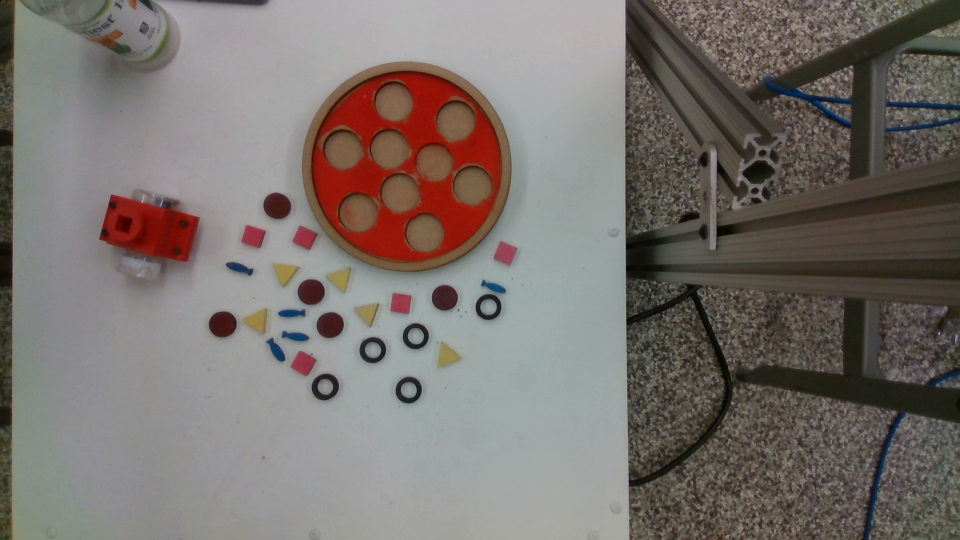
#> input picture modules/images/10_Color.png, 960 x 540 px; its folder holds only this picture in this run
$ jupyter execute detect_blue_fish.ipynb
#> lines starting #> are read from the running program, lines starting #| are printed output that depends on the picture; after the words box and inside, x2 and y2 are one past the last pixel; in counts of white or black regions, pixels touching at a corner belong together
[cell 1]
import os
import random
import cv2 as cv
import numpy as np
from matplotlib import pyplot as plt

[cell 2]
directory = "images/"
filename = directory + random.choice(os.listdir(directory))
print(filename)

[cell 3]
img = cv.imread(filename)
#> img is the input picture: shape (540, 960, 3); mean B, G, R 109.4, 114.2, 121.1
width = 10.
img = cv.resize(img, (1920, 1080))
#> img: shape (1080, 1920, 3)

[cell 4]
def showimg(image, cmap="gray"):
#> called with cmap = 'gray'
    plt.figure(figsize=(width, width*img.shape[0]/img.shape[1]))
    image_copy = cv.cvtColor(image, cv.COLOR_BGR2RGB)
    plt.imshow(image_copy, cmap=cmap, aspect='auto')
    plt.show()
showimg(img)

[cell 5]
lower = np.array([100,150,0])
upper = np.array([140,255,255])
hsv_image = cv.cvtColor(img, cv.COLOR_BGR2HSV)
#> hsv_image: shape (1080, 1920, 3); mean H, S, V 55.3, 40.6, 123.5
masked_hsv = cv.inRange(hsv_image, lower, upper)
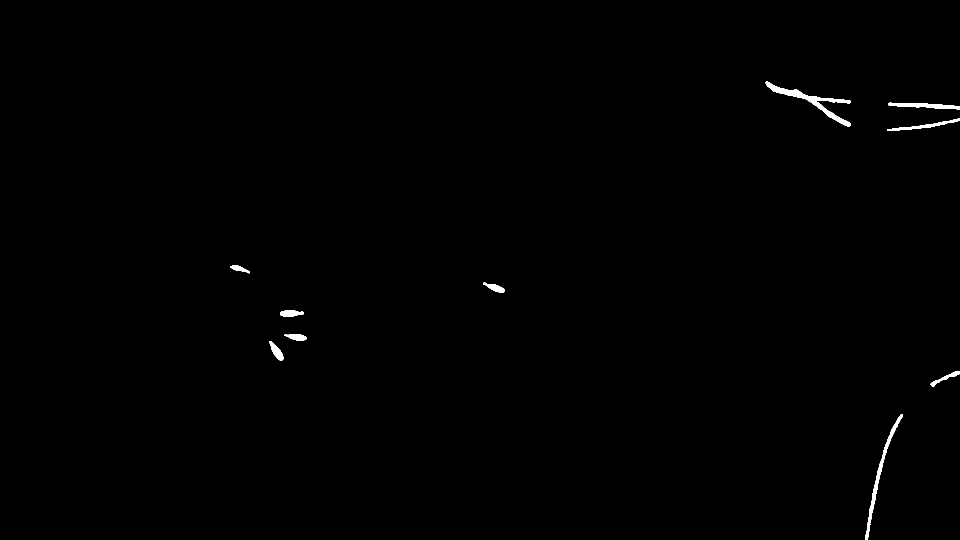
#> masked_hsv: shape (1080, 1920) (shown at 1/2 size); 0.4% white; 10 white regions, largest, box (x1, y1, x2, y2) and area: (1531, 163, 1702, 254) 2400, (1731, 828, 1806, 1080) 1652, (1776, 205, 1920, 220) 1013
showimg(masked_hsv)

[cell 6]
retval, labels = cv.connectedComponents(masked_hsv)
#> labels: shape (1080, 1920) int32; 11 distinct labels, from 0 to 10
#> retval = 11
print("num components: {}".format(retval))
#| num components: 11

[cell 7]
for label in range(retval):
    new_img = (labels == label).astype("int")
    if 150 < np.sum(new_img) < 800:
        print(np.sum(new_img))
        new_img = np.array(new_img*255, dtype=np.uint8)
        _, thresh = cv.threshold(new_img, 127, 255, cv.THRESH_BINARY)
        M = cv.moments(thresh)
        cX = int(M["m10"] / M["m00"])
        cY = int(M["m01"] / M["m00"])
        print(cX, cY)
        contours, _ = cv.findContours(thresh, cv.RETR_LIST, cv.CHAIN_APPROX_SIMPLE)
        img_copy = np.copy(img)
        img_copy = cv.drawContours(img_copy, contours, -1, [0, 255, 0], 4)
        showimg(img_copy)
#> this loop made 11 passes
#> (cX, cY) on passes 4 to 10: (1848, 251), (478, 537), (989, 575), (581, 626), (592, 673), (552, 702), (1890, 755)
#| 781
#| 1848 251
#| 292
#| 478 537
#| 419
#| 989 575
#| 449
#| 581 626
#| 406
#| 592 673
#> (further printed lines are left out)
#> pass 1, `new_img = (labels == label).astype("int")`:
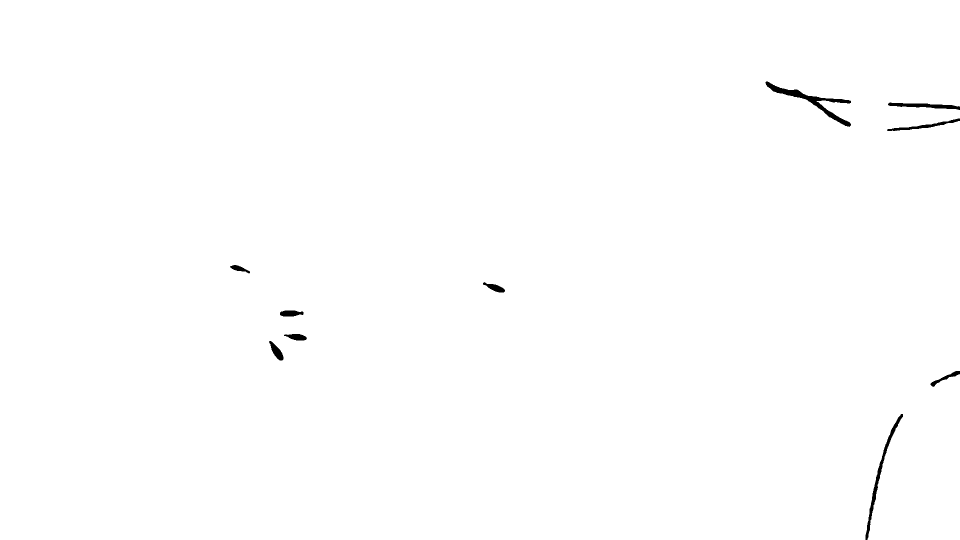
#> new_img: shape (1080, 1920) int64 (shown at 1/2 size); values 0 (black) and 1 (white), 99.6% white; 10 black regions, largest, box (x1, y1, x2, y2) and area: (1531, 163, 1702, 254) 2400, (1731, 828, 1806, 1080) 1652, (1776, 205, 1920, 220) 1013
#> pass 2, `new_img = (labels == label).astype("int")`:
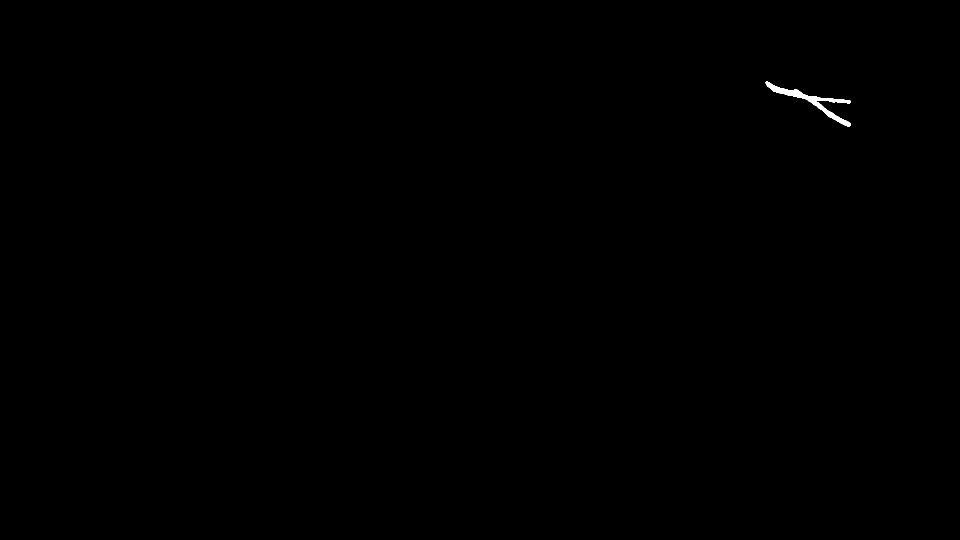
#> new_img: shape (1080, 1920) int64 (shown at 1/2 size); values 0 (black) and 1 (white), 0.12% white; 1 white region, box (x1, y1, x2, y2) and area: (1531, 163, 1702, 254) 2400
#> pass 3, `new_img = (labels == label).astype("int")`:
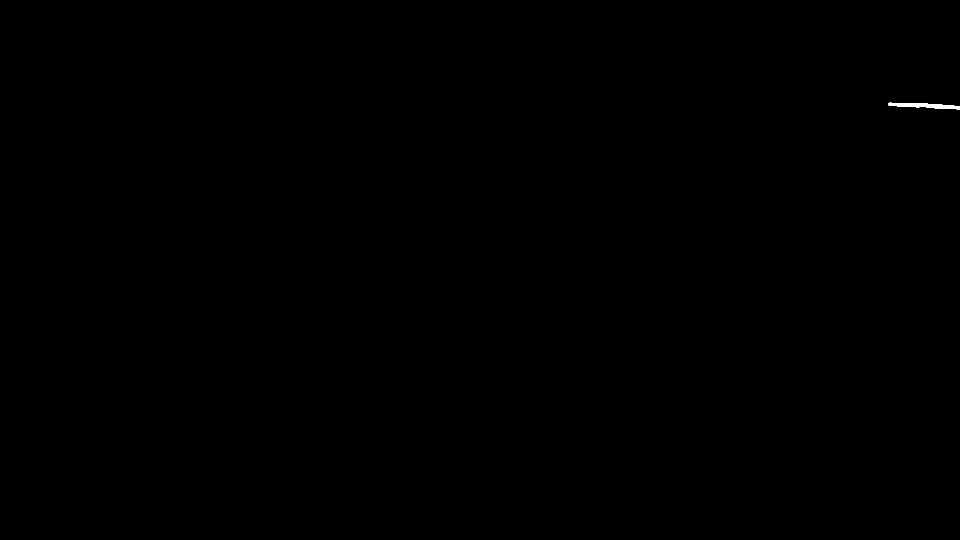
#> new_img: shape (1080, 1920) int64 (shown at 1/2 size); values 0 (black) and 1 (white), 0.05% white; 1 white region, box (x1, y1, x2, y2) and area: (1776, 205, 1920, 220) 1013
#> after the loop:
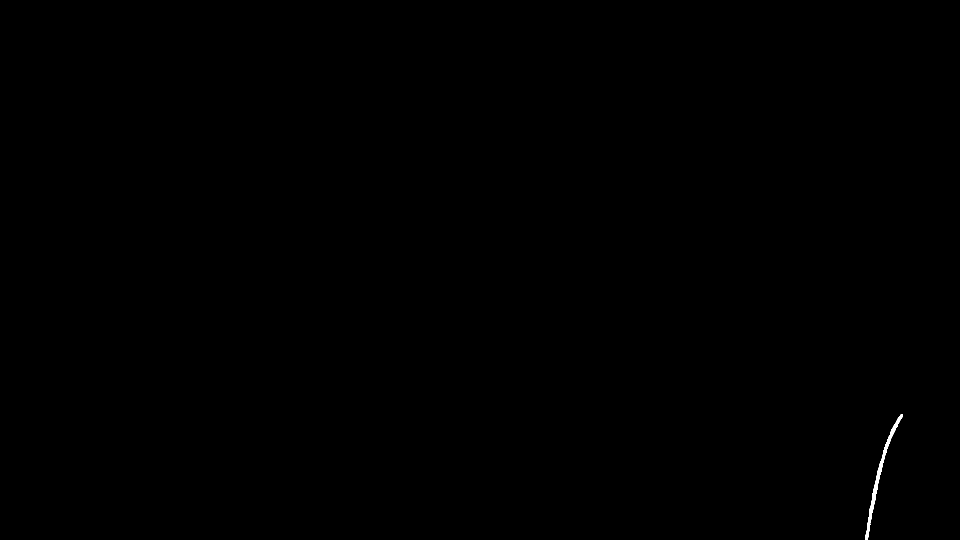
#> new_img: shape (1080, 1920) int64 (shown at 1/2 size); values 0 (black) and 1 (white), 0.08% white; 1 white region, box (x1, y1, x2, y2) and area: (1731, 828, 1806, 1080) 1652
#> after the loop: thresh: shape (1080, 1920); 0.02% white; 1 white region, box (x1, y1, x2, y2) and area: (1861, 742, 1920, 774) 423
#> after the loop, M = moments, m00 107865, centre m10/m00, m01/m00 = (1890.4, 755.7); cX = 1890; cY = 755

$ run again, on modules/images/2_Color.png
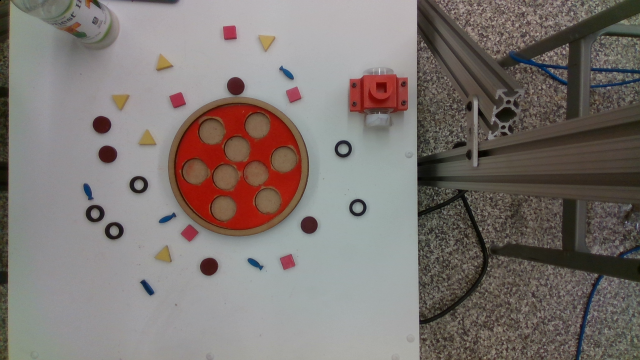
#> input picture modules/images/2_Color.png, 640 x 360 px
#> img is the input picture: shape (360, 640, 3); mean B, G, R 112.7, 116.8, 124.6
#> img: shape (1080, 1920, 3)
#> hsv_image: shape (1080, 1920, 3); mean H, S, V 63.5, 39.6, 126.6
#> `masked_hsv = cv.inRange(hsv_image, lower, upper)`:
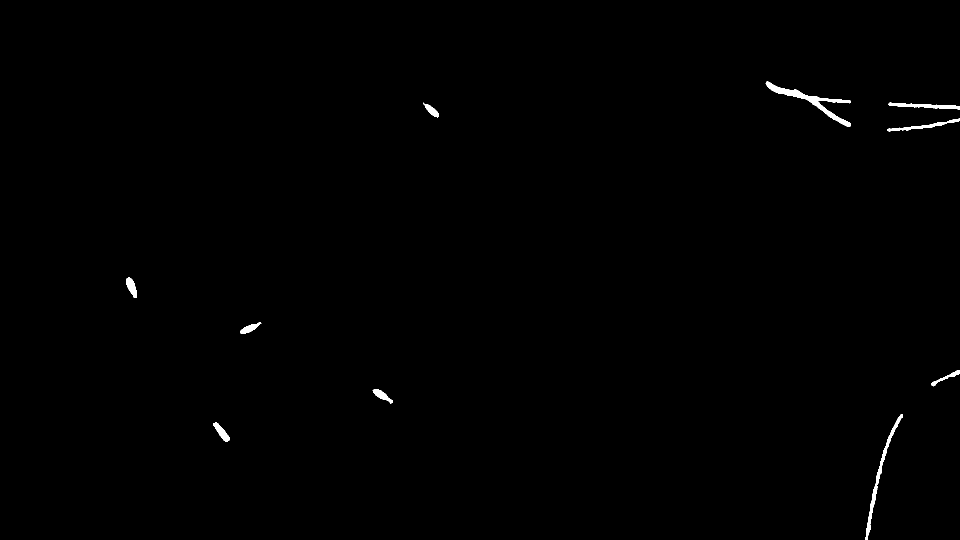
#> masked_hsv: shape (1080, 1920) (shown at 1/2 size); 0.4% white; 10 white regions, largest, box (x1, y1, x2, y2) and area: (1531, 162, 1702, 254) 2382, (1730, 829, 1806, 1080) 1569, (1777, 205, 1920, 220) 926
#> labels: shape (1080, 1920) int32; 11 distinct labels, from 0 to 10
#> retval = 11
#| num components: 11
#> the loop `for label in range(retval):` made 11 passes
#> (cX, cY) on passes 3, 5, 6, 7, 8, 9, 11: (863, 220), (1848, 251), (262, 573), (499, 656), (1891, 754), (763, 790), (442, 864)
#> (printed output is left out)
#> pass 1, `new_img = (labels == label).astype("int")`:
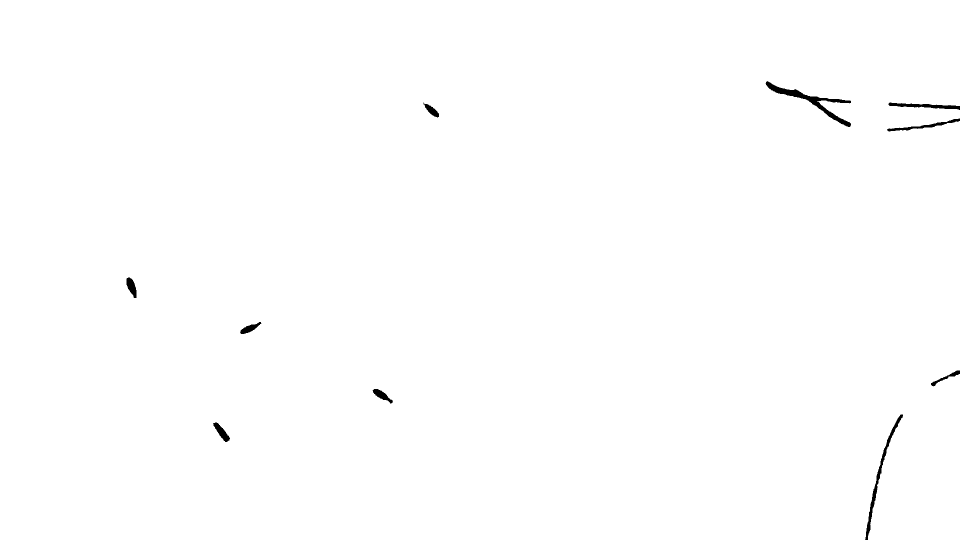
#> new_img: shape (1080, 1920) int64 (shown at 1/2 size); values 0 (black) and 1 (white), 99.6% white; 10 black regions, largest, box (x1, y1, x2, y2) and area: (1531, 162, 1702, 254) 2382, (1730, 829, 1806, 1080) 1569, (1777, 205, 1920, 220) 926
#> after the loop `for label in range(retval):`: M = moments, m00 134895, centre m10/m00, m01/m00 = (443, 864.2); cX = 442; cY = 864

$ run again, on modules/images/11_Color.png
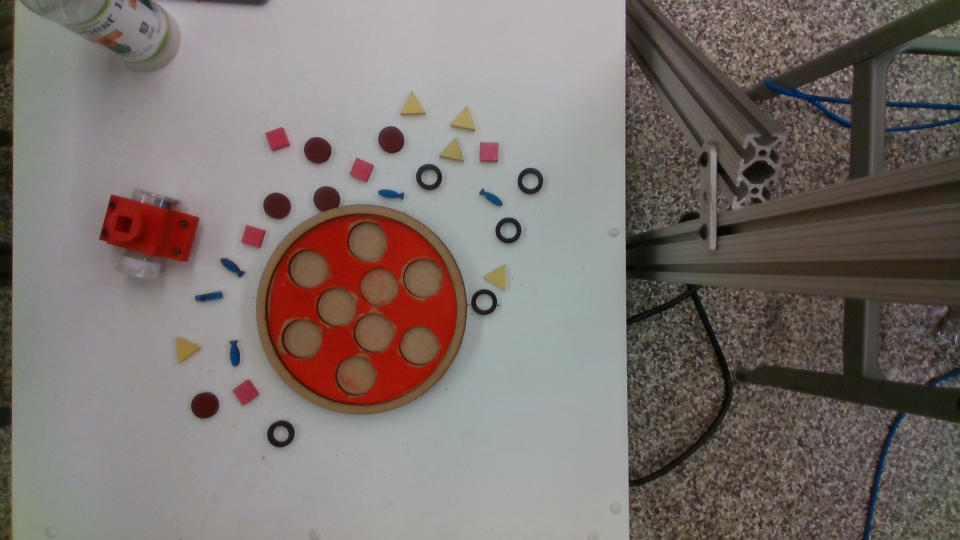
#> input picture modules/images/11_Color.png, 960 x 540 px
#> img is the input picture: shape (540, 960, 3); mean B, G, R 110.4, 114.4, 123.2
#> img: shape (1080, 1920, 3)
#> hsv_image: shape (1080, 1920, 3); mean H, S, V 63.9, 41.4, 124.9
#> `masked_hsv = cv.inRange(hsv_image, lower, upper)`:
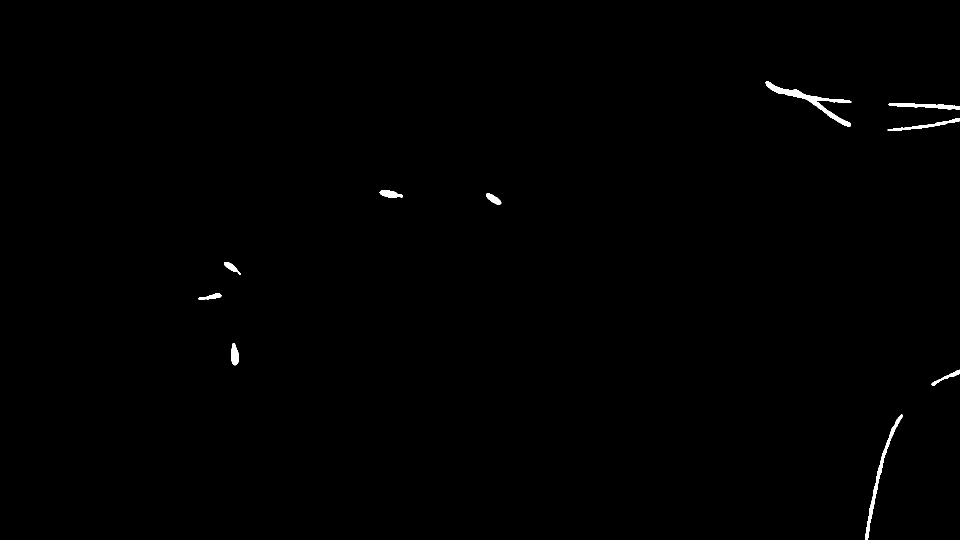
#> masked_hsv: shape (1080, 1920) (shown at 1/2 size); 0.39% white; 10 white regions, largest, box (x1, y1, x2, y2) and area: (1531, 162, 1703, 254) 2374, (1730, 829, 1806, 1080) 1638, (1777, 206, 1920, 220) 971
#> labels: shape (1080, 1920) int32; 11 distinct labels, from 0 to 10
#> retval = 11
#| num components: 11
#> the loop `for label in range(retval):` made 11 passes
#> (cX, cY) on passes 4 to 10: (1851, 250), (780, 387), (986, 397), (462, 534), (421, 593), (468, 709), (1893, 754)
#> (printed output is left out)
#> pass 1, `new_img = (labels == label).astype("int")`:
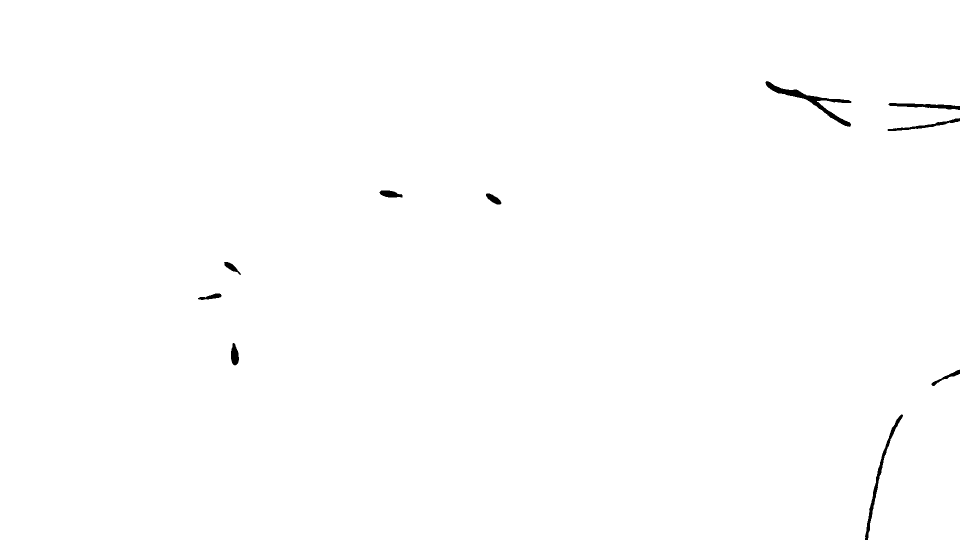
#> new_img: shape (1080, 1920) int64 (shown at 1/2 size); values 0 (black) and 1 (white), 99.6% white; 10 black regions, largest, box (x1, y1, x2, y2) and area: (1531, 162, 1703, 254) 2374, (1730, 829, 1806, 1080) 1638, (1777, 206, 1920, 220) 971
#> after the loop `for label in range(retval):`: M = moments, m00 95115, centre m10/m00, m01/m00 = (1893.4, 754.1); cX = 1893; cY = 754
